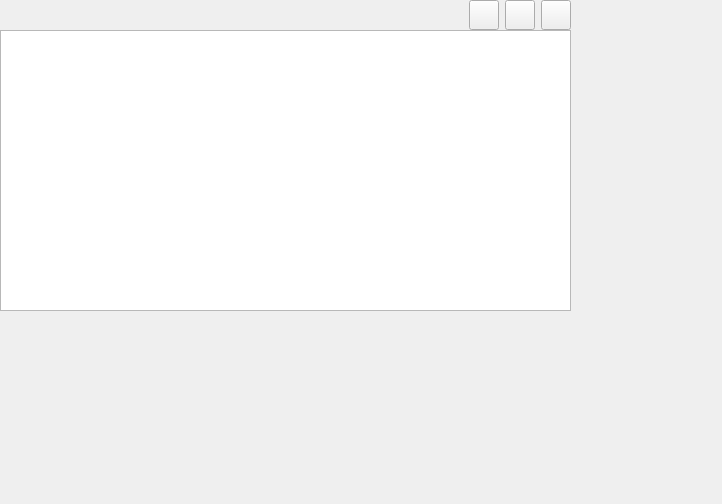
<?xml version="1.0" encoding="UTF-8"?>
<ui version="4.0">
 <class>text</class>
 <widget class="QWidget" name="text">
  <property name="geometry">
   <rect>
    <x>0</x>
    <y>0</y>
    <width>722</width>
    <height>504</height>
   </rect>
  </property>
  <property name="windowTitle">
   <string>Form</string>
  </property>
  <widget class="QWidget" name="horizontalLayoutWidget">
   <property name="geometry">
    <rect>
     <x>0</x>
     <y>0</y>
     <width>571</width>
     <height>31</height>
    </rect>
   </property>
   <layout class="QHBoxLayout" name="horizontalLayout">
    <item>
     <widget class="QLabel" name="label">
      <property name="maximumSize">
       <size>
        <width>30</width>
        <height>30</height>
       </size>
      </property>
      <property name="text">
       <string/>
      </property>
     </widget>
    </item>
    <item>
     <widget class="QLabel" name="title">
      <property name="styleSheet">
       <string notr="true">border-image:url(:/icon/backg.png)</string>
      </property>
      <property name="text">
       <string/>
      </property>
     </widget>
    </item>
    <item>
     <widget class="QPushButton" name="pushButton">
      <property name="maximumSize">
       <size>
        <width>30</width>
        <height>30</height>
       </size>
      </property>
      <property name="styleSheet">
       <string notr="true">border-image:url(:/icon/5.png)</string>
      </property>
      <property name="text">
       <string/>
      </property>
     </widget>
    </item>
    <item>
     <widget class="QPushButton" name="maxWin">
      <property name="maximumSize">
       <size>
        <width>30</width>
        <height>30</height>
       </size>
      </property>
      <property name="styleSheet">
       <string notr="true">border-image:url(:/icon/6.png)</string>
      </property>
      <property name="text">
       <string/>
      </property>
     </widget>
    </item>
    <item>
     <widget class="QPushButton" name="closeWin">
      <property name="maximumSize">
       <size>
        <width>30</width>
        <height>30</height>
       </size>
      </property>
      <property name="styleSheet">
       <string notr="true">border-image:url(:/icon/4.png)</string>
      </property>
      <property name="text">
       <string/>
      </property>
     </widget>
    </item>
   </layout>
  </widget>
  <widget class="QWidget" name="verticalLayoutWidget">
   <property name="geometry">
    <rect>
     <x>0</x>
     <y>30</y>
     <width>571</width>
     <height>281</height>
    </rect>
   </property>
   <layout class="QVBoxLayout" name="verticalLayout">
    <item>
     <widget class="QTextEdit" name="textEdit"/>
    </item>
   </layout>
  </widget>
 </widget>
 <resources/>
 <connections/>
</ui>
